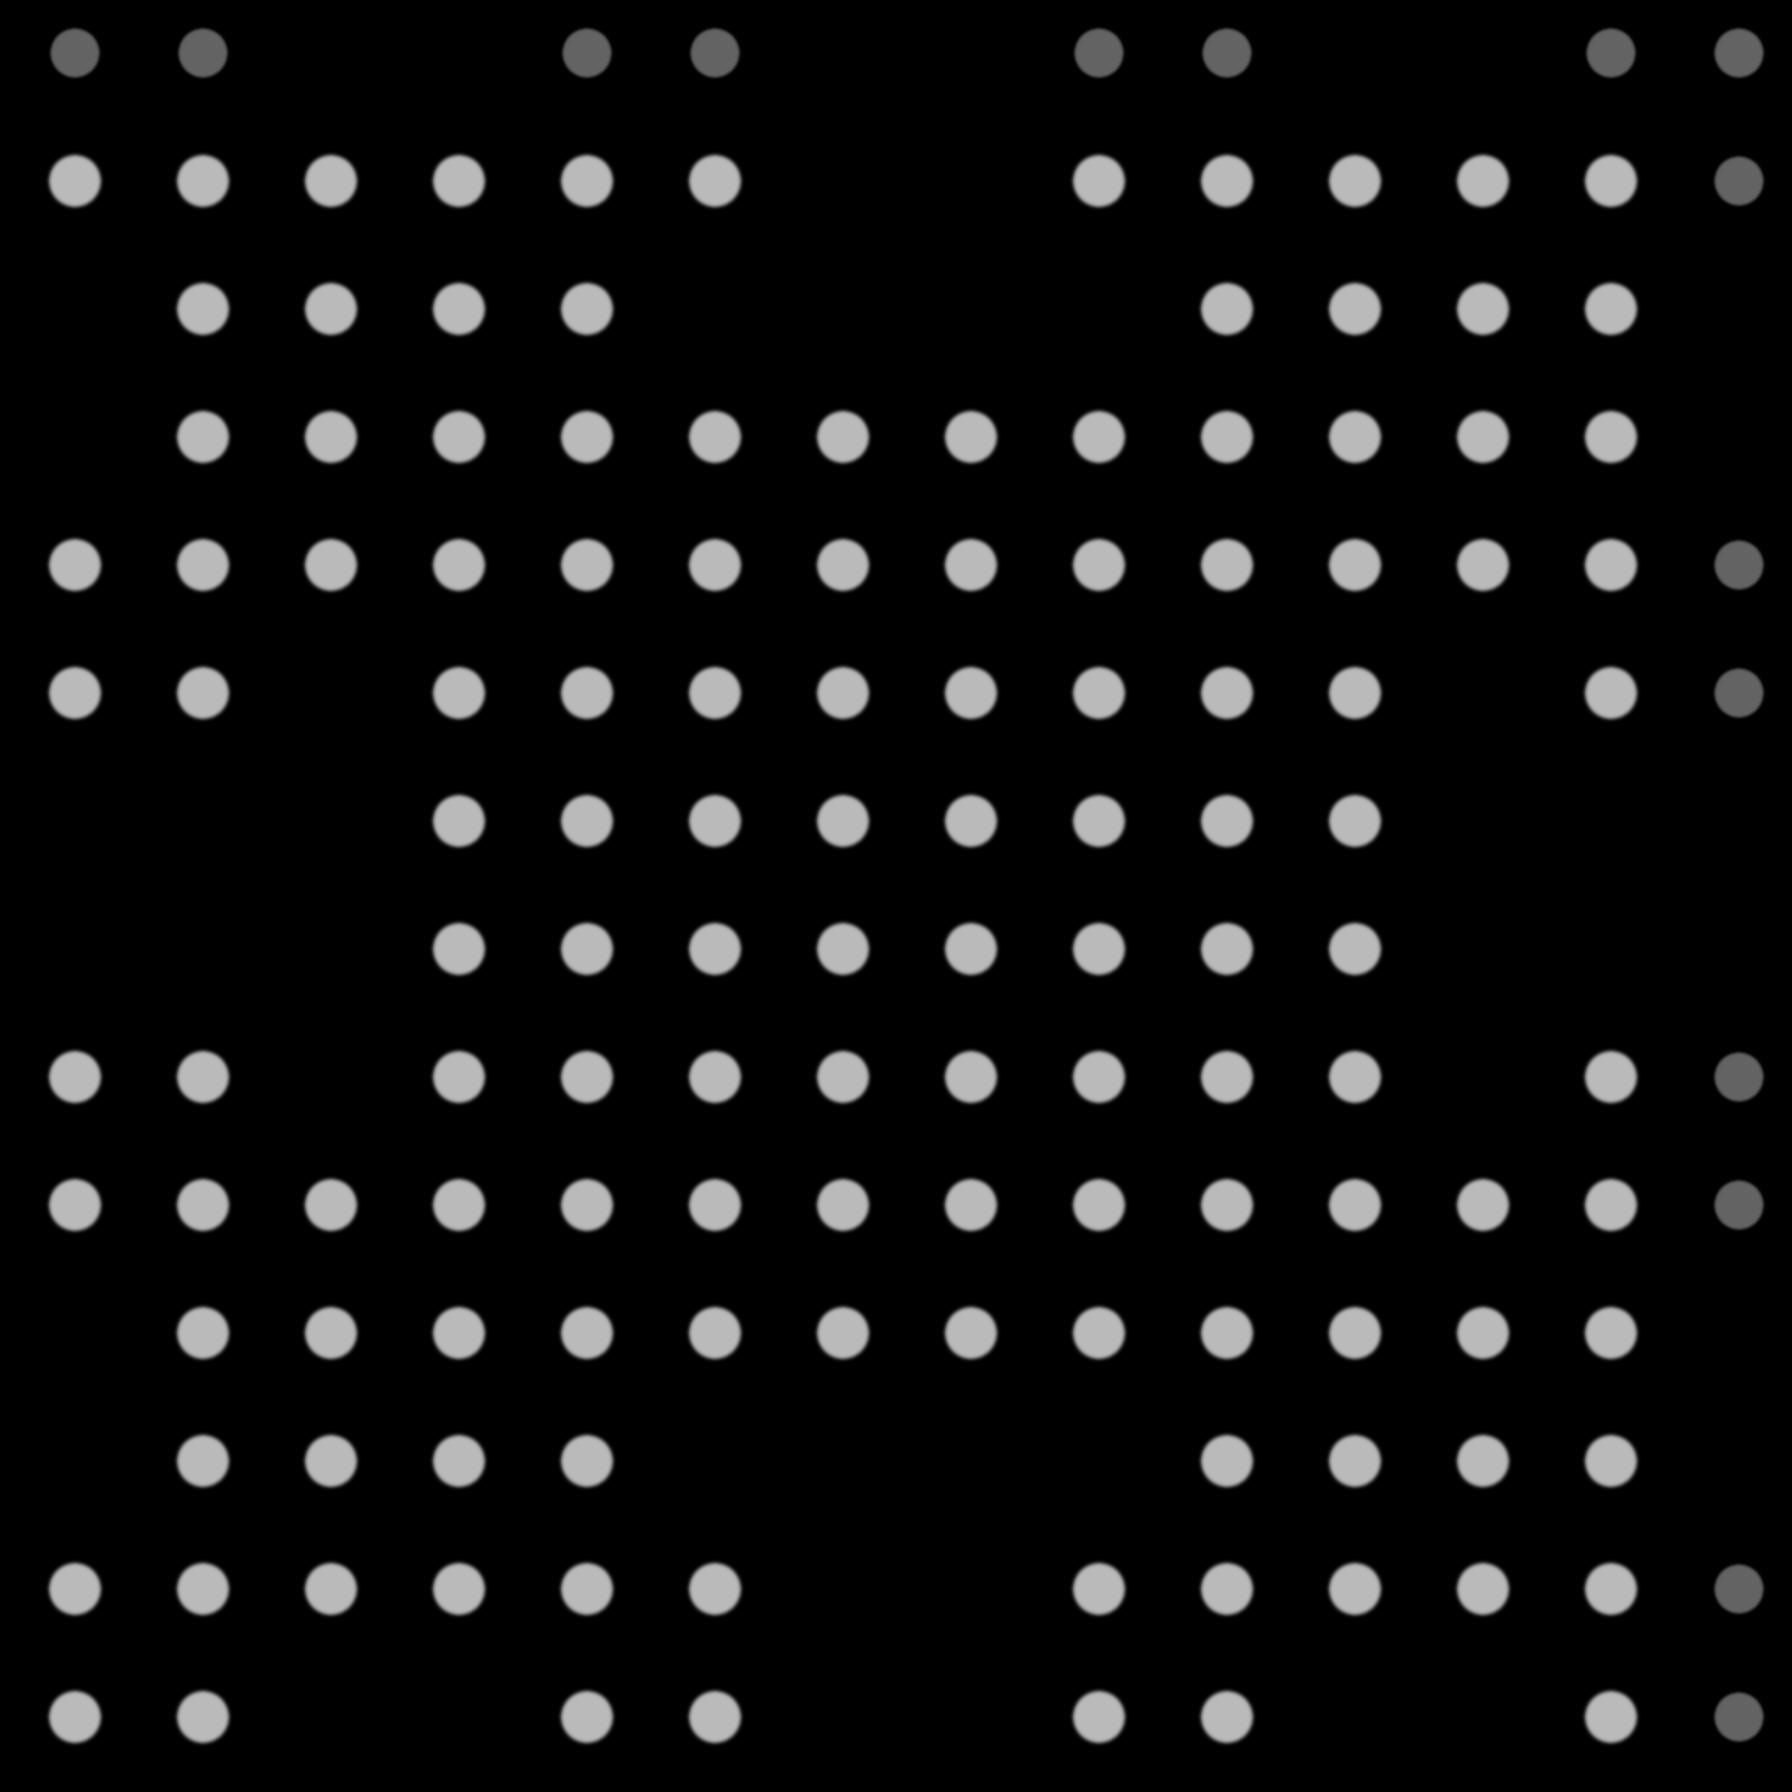

A 2D game scene composited from a Tiled map and its tileset images. What follows is a short description and the map's XML, with every tile layer's data as written:
An orthogonal 14x14 tile map with 128x128 px tiles, 1 tile layer (Map), 3 tilesets.

<map version="1.0" orientation="orthogonal" width="14" height="14" tilewidth="128" tileheight="128">
 <tileset firstgid="1" source="Teleports.tsx" />
 <tileset firstgid="7" source="Tiles.tsx" />
 <tileset firstgid="31" source="Border.tsx" />
 <layer name="Map" width="14" height="14">
  <data>
   <tile gid="22" />
   <tile gid="21" />
   <tile gid="0" />
   <tile gid="0" />
   <tile gid="22" />
   <tile gid="21" />
   <tile gid="0" />
   <tile gid="0" />
   <tile gid="22" />
   <tile gid="21" />
   <tile gid="0" />
   <tile gid="0" />
   <tile gid="22" />
   <tile gid="21" />
   <tile gid="19" />
   <tile gid="10" />
   <tile gid="23" />
   <tile gid="23" />
   <tile gid="10" />
   <tile gid="20" />
   <tile gid="0" />
   <tile gid="0" />
   <tile gid="19" />
   <tile gid="10" />
   <tile gid="23" />
   <tile gid="23" />
   <tile gid="10" />
   <tile gid="20" />
   <tile gid="0" />
   <tile gid="24" />
   <tile gid="10" />
   <tile gid="10" />
   <tile gid="26" />
   <tile gid="0" />
   <tile gid="0" />
   <tile gid="0" />
   <tile gid="0" />
   <tile gid="24" />
   <tile gid="10" />
   <tile gid="10" />
   <tile gid="26" />
   <tile gid="0" />
   <tile gid="0" />
   <tile gid="24" />
   <tile gid="10" />
   <tile gid="10" />
   <tile gid="10" />
   <tile gid="23" />
   <tile gid="23" />
   <tile gid="23" />
   <tile gid="23" />
   <tile gid="10" />
   <tile gid="10" />
   <tile gid="10" />
   <tile gid="26" />
   <tile gid="0" />
   <tile gid="22" />
   <tile gid="10" />
   <tile gid="25" />
   <tile gid="10" />
   <tile gid="10" />
   <tile gid="10" />
   <tile gid="10" />
   <tile gid="10" />
   <tile gid="10" />
   <tile gid="10" />
   <tile gid="10" />
   <tile gid="25" />
   <tile gid="10" />
   <tile gid="21" />
   <tile gid="19" />
   <tile gid="20" />
   <tile gid="0" />
   <tile gid="24" />
   <tile gid="10" />
   <tile gid="10" />
   <tile gid="10" />
   <tile gid="10" />
   <tile gid="10" />
   <tile gid="10" />
   <tile gid="26" />
   <tile gid="0" />
   <tile gid="19" />
   <tile gid="20" />
   <tile gid="0" />
   <tile gid="0" />
   <tile gid="0" />
   <tile gid="24" />
   <tile gid="10" />
   <tile gid="10" />
   <tile gid="10" />
   <tile gid="10" />
   <tile gid="10" />
   <tile gid="10" />
   <tile gid="26" />
   <tile gid="0" />
   <tile gid="0" />
   <tile gid="0" />
   <tile gid="0" />
   <tile gid="0" />
   <tile gid="0" />
   <tile gid="24" />
   <tile gid="10" />
   <tile gid="10" />
   <tile gid="10" />
   <tile gid="10" />
   <tile gid="10" />
   <tile gid="10" />
   <tile gid="26" />
   <tile gid="0" />
   <tile gid="0" />
   <tile gid="0" />
   <tile gid="22" />
   <tile gid="21" />
   <tile gid="0" />
   <tile gid="24" />
   <tile gid="10" />
   <tile gid="10" />
   <tile gid="10" />
   <tile gid="10" />
   <tile gid="10" />
   <tile gid="10" />
   <tile gid="26" />
   <tile gid="0" />
   <tile gid="22" />
   <tile gid="21" />
   <tile gid="19" />
   <tile gid="10" />
   <tile gid="23" />
   <tile gid="10" />
   <tile gid="10" />
   <tile gid="10" />
   <tile gid="10" />
   <tile gid="10" />
   <tile gid="10" />
   <tile gid="10" />
   <tile gid="10" />
   <tile gid="23" />
   <tile gid="10" />
   <tile gid="20" />
   <tile gid="0" />
   <tile gid="24" />
   <tile gid="10" />
   <tile gid="10" />
   <tile gid="10" />
   <tile gid="25" />
   <tile gid="25" />
   <tile gid="25" />
   <tile gid="25" />
   <tile gid="10" />
   <tile gid="10" />
   <tile gid="10" />
   <tile gid="26" />
   <tile gid="0" />
   <tile gid="0" />
   <tile gid="24" />
   <tile gid="10" />
   <tile gid="10" />
   <tile gid="26" />
   <tile gid="0" />
   <tile gid="0" />
   <tile gid="0" />
   <tile gid="0" />
   <tile gid="24" />
   <tile gid="10" />
   <tile gid="10" />
   <tile gid="26" />
   <tile gid="0" />
   <tile gid="22" />
   <tile gid="10" />
   <tile gid="25" />
   <tile gid="25" />
   <tile gid="10" />
   <tile gid="21" />
   <tile gid="0" />
   <tile gid="0" />
   <tile gid="22" />
   <tile gid="10" />
   <tile gid="25" />
   <tile gid="25" />
   <tile gid="10" />
   <tile gid="21" />
   <tile gid="19" />
   <tile gid="20" />
   <tile gid="0" />
   <tile gid="0" />
   <tile gid="19" />
   <tile gid="20" />
   <tile gid="0" />
   <tile gid="0" />
   <tile gid="19" />
   <tile gid="20" />
   <tile gid="0" />
   <tile gid="0" />
   <tile gid="19" />
   <tile gid="20" />
  </data>
 </layer>
</map>
